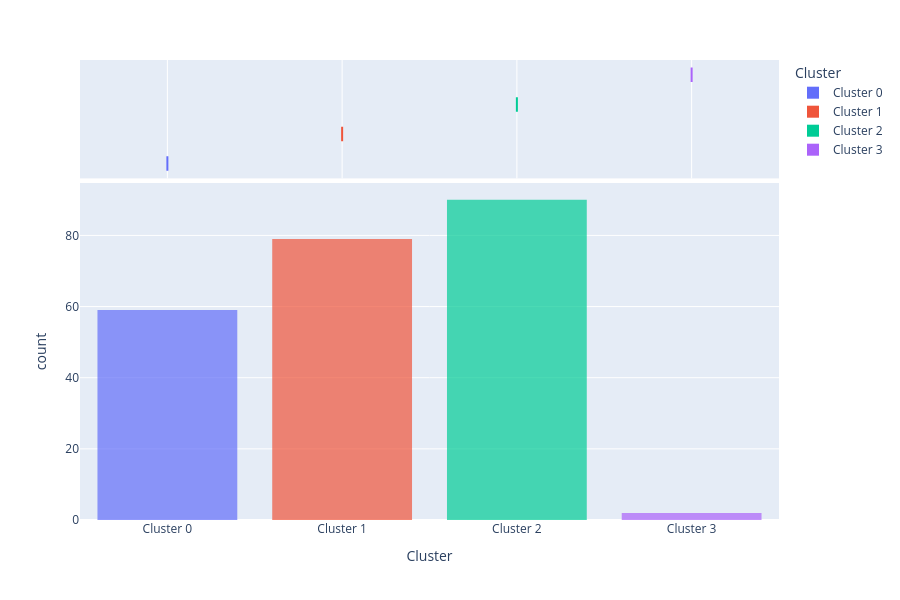

Notebook cell for this chart:
### Markdown cell above
métrica para avaliar os cluster, pelo silhouette

o cluster label 3 e 1 tem pouca densidade (poucos registros no valore de cluster, diminuindo o resultado com menores clusters)

### Code cell
plot_model(kmeans, plot = 'distribution')

### Figure 1 — Plotly figure (JSON) as saved in the notebook; plotly's stock layout.template omitted (floating-point values rounded to 4 significant figures; data arrays with more than 128 entries replaced by an {"elided": "..."} marker saying what was removed)
{"data": [{"alignmentgroup": "True", "bingroup": "x", "hovertemplate": "Cluster=%{x}<br>count=%{y}<extra></extra>", "legendgroup": "Cluster 0", "marker": {"color": "#636efa", "opacity": 0.7, "pattern": {"shape": ""}}, "name": "Cluster 0", "offsetgroup": "Cluster 0", "orientation": "v", "showlegend": true, "type": "histogram", "x": ["Cluster 0", "Cluster 0", "Cluster 0", "Cluster 0", "Cluster 0", "Cluster 0", "Cluster 0", "Cluster 0", "Cluster 0", "Cluster 0", "Cluster 0", "Cluster 0", "Cluster 0", "Cluster 0", "Cluster 0", "Cluster 0", "Cluster 0", "Cluster 0", "Cluster 0", "Cluster 0", "Cluster 0", "Cluster 0", "Cluster 0", "Cluster 0", "Cluster 0", "Cluster 0", "Cluster 0", "Cluster 0", "Cluster 0", "Cluster 0", "Cluster 0", "Cluster 0", "Cluster 0", "Cluster 0", "Cluster 0", "Cluster 0", "Cluster 0", "Cluster 0", "Cluster 0", "Cluster 0", "Cluster 0", "Cluster 0", "Cluster 0", "Cluster 0", "Cluster 0", "Cluster 0", "Cluster 0", "Cluster 0", "Cluster 0", "Cluster 0", "Cluster 0", "Cluster 0", "Cluster 0", "Cluster 0", "Cluster 0", "Cluster 0", "Cluster 0", "Cluster 0", "Cluster 0"], "xaxis": "x", "yaxis": "y"}, {"alignmentgroup": "True", "customdata": {"elided": "59x55 float values"}, "hovertemplate": "Cluster=%{x}<br>1961=%{customdata[0]}<br>1962=%{customdata[1]}<br>1963=%{customdata[2]}<br>1964=%{customdata[3]}<br>1965=%{customdata[4]}<br>1966=%{customdata[5]}<br>1967=%{customdata[6]}<br>1968=%{customdata[7]}<br>1969=%{customdata[8]}<br>1970=%{customdata[9]}<br>1971=%{customdata[10]}<br>1972=%{customdata[11]}<br>1973=%{customdata[12]}<br>1974=%{customdata[13]}<br>1975=%{customdata[14]}<br>1976=%{customdata[15]}<br>1977=%{customdata[16]}<br>1978=%{customdata[17]}<br>1979=%{customdata[18]}<br>1980=%{customdata[19]}<br>1981=%{customdata[20]}<br>1982=%{customdata[21]}<br>1983=%{customdata[22]}<br>1984=%{customdata[23]}<br>1985=%{customdata[24]}<br>1986=%{customdata[25]}<br>1987=%{customdata[26]}<br>1988=%{customdata[27]}<br>1989=%{customdata[28]}<br>1990=%{customdata[29]}<br>1991=%{customdata[30]}<br>1992=%{customdata[31]}<br>1993=%{customdata[32]}<br>1994=%{customdata[33]}<br>1995=%{customdata[34]}<br>1996=%{customdata[35]}<br>1997=%{customdata[36]}<br>1998=%{customdata[37]}<br>1999=%{customdata[38]}<br>2000=%{customdata[39]}<br>2001=%{customdata[40]}<br>2002=%{customdata[41]}<br>2003=%{customdata[42]}<br>2004=%{customdata[43]}<br>2005=%{customdata[44]}<br>2006=%{customdata[45]}<br>2007=%{customdata[46]}<br>2008=%{customdata[47]}<br>2009=%{customdata[48]}<br>2010=%{customdata[49]}<br>2011=%{customdata[50]}<br>2012=%{customdata[51]}<br>2013=%{customdata[52]}<br>2014=%{customdata[53]}<br>2015=%{customdata[54]}<extra></extra>", "legendgroup": "Cluster 0", "marker": {"color": "#636efa"}, "name": "Cluster 0", "notched": true, "offsetgroup": "Cluster 0", "showlegend": false, "type": "box", "x": ["Cluster 0", "Cluster 0", "Cluster 0", "Cluster 0", "Cluster 0", "Cluster 0", "Cluster 0", "Cluster 0", "Cluster 0", "Cluster 0", "Cluster 0", "Cluster 0", "Cluster 0", "Cluster 0", "Cluster 0", "Cluster 0", "Cluster 0", "Cluster 0", "Cluster 0", "Cluster 0", "Cluster 0", "Cluster 0", "Cluster 0", "Cluster 0", "Cluster 0", "Cluster 0", "Cluster 0", "Cluster 0", "Cluster 0", "Cluster 0", "Cluster 0", "Cluster 0", "Cluster 0", "Cluster 0", "Cluster 0", "Cluster 0", "Cluster 0", "Cluster 0", "Cluster 0", "Cluster 0", "Cluster 0", "Cluster 0", "Cluster 0", "Cluster 0", "Cluster 0", "Cluster 0", "Cluster 0", "Cluster 0", "Cluster 0", "Cluster 0", "Cluster 0", "Cluster 0", "Cluster 0", "Cluster 0", "Cluster 0", "Cluster 0", "Cluster 0", "Cluster 0", "Cluster 0"], "xaxis": "x2", "yaxis": "y2"}, {"alignmentgroup": "True", "bingroup": "x", "hovertemplate": "Cluster=%{x}<br>count=%{y}<extra></extra>", "legendgroup": "Cluster 1", "marker": {"color": "#EF553B", "opacity": 0.7, "pattern": {"shape": ""}}, "name": "Cluster 1", "offsetgroup": "Cluster 1", "orientation": "v", "showlegend": true, "type": "histogram", "x": ["Cluster 1", "Cluster 1", "Cluster 1", "Cluster 1", "Cluster 1", "Cluster 1", "Cluster 1", "Cluster 1", "Cluster 1", "Cluster 1", "Cluster 1", "Cluster 1", "Cluster 1", "Cluster 1", "Cluster 1", "Cluster 1", "Cluster 1", "Cluster 1", "Cluster 1", "Cluster 1", "Cluster 1", "Cluster 1", "Cluster 1", "Cluster 1", "Cluster 1", "Cluster 1", "Cluster 1", "Cluster 1", "Cluster 1", "Cluster 1", "Cluster 1", "Cluster 1", "Cluster 1", "Cluster 1", "Cluster 1", "Cluster 1", "Cluster 1", "Cluster 1", "Cluster 1", "Cluster 1", "Cluster 1", "Cluster 1", "Cluster 1", "Cluster 1", "Cluster 1", "Cluster 1", "Cluster 1", "Cluster 1", "Cluster 1", "Cluster 1", "Cluster 1", "Cluster 1", "Cluster 1", "Cluster 1", "Cluster 1", "Cluster 1", "Cluster 1", "Cluster 1", "Cluster 1", "Cluster 1", "Cluster 1", "Cluster 1", "Cluster 1", "Cluster 1", "Cluster 1", "Cluster 1", "Cluster 1", "Cluster 1", "Cluster 1", "Cluster 1", "Cluster 1", "Cluster 1", "Cluster 1", "Cluster 1", "Cluster 1", "Cluster 1", "Cluster 1", "Cluster 1", "Cluster 1"], "xaxis": "x", "yaxis": "y"}, {"alignmentgroup": "True", "customdata": {"elided": "79x55 float values"}, "hovertemplate": "Cluster=%{x}<br>1961=%{customdata[0]}<br>1962=%{customdata[1]}<br>1963=%{customdata[2]}<br>1964=%{customdata[3]}<br>1965=%{customdata[4]}<br>1966=%{customdata[5]}<br>1967=%{customdata[6]}<br>1968=%{customdata[7]}<br>1969=%{customdata[8]}<br>1970=%{customdata[9]}<br>1971=%{customdata[10]}<br>1972=%{customdata[11]}<br>1973=%{customdata[12]}<br>1974=%{customdata[13]}<br>1975=%{customdata[14]}<br>1976=%{customdata[15]}<br>1977=%{customdata[16]}<br>1978=%{customdata[17]}<br>1979=%{customdata[18]}<br>1980=%{customdata[19]}<br>1981=%{customdata[20]}<br>1982=%{customdata[21]}<br>1983=%{customdata[22]}<br>1984=%{customdata[23]}<br>1985=%{customdata[24]}<br>1986=%{customdata[25]}<br>1987=%{customdata[26]}<br>1988=%{customdata[27]}<br>1989=%{customdata[28]}<br>1990=%{customdata[29]}<br>1991=%{customdata[30]}<br>1992=%{customdata[31]}<br>1993=%{customdata[32]}<br>1994=%{customdata[33]}<br>1995=%{customdata[34]}<br>1996=%{customdata[35]}<br>1997=%{customdata[36]}<br>1998=%{customdata[37]}<br>1999=%{customdata[38]}<br>2000=%{customdata[39]}<br>2001=%{customdata[40]}<br>2002=%{customdata[41]}<br>2003=%{customdata[42]}<br>2004=%{customdata[43]}<br>2005=%{customdata[44]}<br>2006=%{customdata[45]}<br>2007=%{customdata[46]}<br>2008=%{customdata[47]}<br>2009=%{customdata[48]}<br>2010=%{customdata[49]}<br>2011=%{customdata[50]}<br>2012=%{customdata[51]}<br>2013=%{customdata[52]}<br>2014=%{customdata[53]}<br>2015=%{customdata[54]}<extra></extra>", "legendgroup": "Cluster 1", "marker": {"color": "#EF553B"}, "name": "Cluster 1", "notched": true, "offsetgroup": "Cluster 1", "showlegend": false, "type": "box", "x": ["Cluster 1", "Cluster 1", "Cluster 1", "Cluster 1", "Cluster 1", "Cluster 1", "Cluster 1", "Cluster 1", "Cluster 1", "Cluster 1", "Cluster 1", "Cluster 1", "Cluster 1", "Cluster 1", "Cluster 1", "Cluster 1", "Cluster 1", "Cluster 1", "Cluster 1", "Cluster 1", "Cluster 1", "Cluster 1", "Cluster 1", "Cluster 1", "Cluster 1", "Cluster 1", "Cluster 1", "Cluster 1", "Cluster 1", "Cluster 1", "Cluster 1", "Cluster 1", "Cluster 1", "Cluster 1", "Cluster 1", "Cluster 1", "Cluster 1", "Cluster 1", "Cluster 1", "Cluster 1", "Cluster 1", "Cluster 1", "Cluster 1", "Cluster 1", "Cluster 1", "Cluster 1", "Cluster 1", "Cluster 1", "Cluster 1", "Cluster 1", "Cluster 1", "Cluster 1", "Cluster 1", "Cluster 1", "Cluster 1", "Cluster 1", "Cluster 1", "Cluster 1", "Cluster 1", "Cluster 1", "Cluster 1", "Cluster 1", "Cluster 1", "Cluster 1", "Cluster 1", "Cluster 1", "Cluster 1", "Cluster 1", "Cluster 1", "Cluster 1", "Cluster 1", "Cluster 1", "Cluster 1", "Cluster 1", "Cluster 1", "Cluster 1", "Cluster 1", "Cluster 1", "Cluster 1"], "xaxis": "x2", "yaxis": "y2"}, {"alignmentgroup": "True", "bingroup": "x", "hovertemplate": "Cluster=%{x}<br>count=%{y}<extra></extra>", "legendgroup": "Cluster 2", "marker": {"color": "#00cc96", "opacity": 0.7, "pattern": {"shape": ""}}, "name": "Cluster 2", "offsetgroup": "Cluster 2", "orientation": "v", "showlegend": true, "type": "histogram", "x": ["Cluster 2", "Cluster 2", "Cluster 2", "Cluster 2", "Cluster 2", "Cluster 2", "Cluster 2", "Cluster 2", "Cluster 2", "Cluster 2", "Cluster 2", "Cluster 2", "Cluster 2", "Cluster 2", "Cluster 2", "Cluster 2", "Cluster 2", "Cluster 2", "Cluster 2", "Cluster 2", "Cluster 2", "Cluster 2", "Cluster 2", "Cluster 2", "Cluster 2", "Cluster 2", "Cluster 2", "Cluster 2", "Cluster 2", "Cluster 2", "Cluster 2", "Cluster 2", "Cluster 2", "Cluster 2", "Cluster 2", "Cluster 2", "Cluster 2", "Cluster 2", "Cluster 2", "Cluster 2", "Cluster 2", "Cluster 2", "Cluster 2", "Cluster 2", "Cluster 2", "Cluster 2", "Cluster 2", "Cluster 2", "Cluster 2", "Cluster 2", "Cluster 2", "Cluster 2", "Cluster 2", "Cluster 2", "Cluster 2", "Cluster 2", "Cluster 2", "Cluster 2", "Cluster 2", "Cluster 2", "Cluster 2", "Cluster 2", "Cluster 2", "Cluster 2", "Cluster 2", "Cluster 2", "Cluster 2", "Cluster 2", "Cluster 2", "Cluster 2", "Cluster 2", "Cluster 2", "Cluster 2", "Cluster 2", "Cluster 2", "Cluster 2", "Cluster 2", "Cluster 2", "Cluster 2", "Cluster 2", "Cluster 2", "Cluster 2", "Cluster 2", "Cluster 2", "Cluster 2", "Cluster 2", "Cluster 2", "Cluster 2", "Cluster 2", "Cluster 2"], "xaxis": "x", "yaxis": "y"}, {"alignmentgroup": "True", "customdata": {"elided": "90x55 float values"}, "hovertemplate": "Cluster=%{x}<br>1961=%{customdata[0]}<br>1962=%{customdata[1]}<br>1963=%{customdata[2]}<br>1964=%{customdata[3]}<br>1965=%{customdata[4]}<br>1966=%{customdata[5]}<br>1967=%{customdata[6]}<br>1968=%{customdata[7]}<br>1969=%{customdata[8]}<br>1970=%{customdata[9]}<br>1971=%{customdata[10]}<br>1972=%{customdata[11]}<br>1973=%{customdata[12]}<br>1974=%{customdata[13]}<br>1975=%{customdata[14]}<br>1976=%{customdata[15]}<br>1977=%{customdata[16]}<br>1978=%{customdata[17]}<br>1979=%{customdata[18]}<br>1980=%{customdata[19]}<br>1981=%{customdata[20]}<br>1982=%{customdata[21]}<br>1983=%{customdata[22]}<br>1984=%{customdata[23]}<br>1985=%{customdata[24]}<br>1986=%{customdata[25]}<br>1987=%{customdata[26]}<br>1988=%{customdata[27]}<br>1989=%{customdata[28]}<br>1990=%{customdata[29]}<br>1991=%{customdata[30]}<br>1992=%{customdata[31]}<br>1993=%{customdata[32]}<br>1994=%{customdata[33]}<br>1995=%{customdata[34]}<br>1996=%{customdata[35]}<br>1997=%{customdata[36]}<br>1998=%{customdata[37]}<br>1999=%{customdata[38]}<br>2000=%{customdata[39]}<br>2001=%{customdata[40]}<br>2002=%{customdata[41]}<br>2003=%{customdata[42]}<br>2004=%{customdata[43]}<br>2005=%{customdata[44]}<br>2006=%{customdata[45]}<br>2007=%{customdata[46]}<br>2008=%{customdata[47]}<br>2009=%{customdata[48]}<br>2010=%{customdata[49]}<br>2011=%{customdata[50]}<br>2012=%{customdata[51]}<br>2013=%{customdata[52]}<br>2014=%{customdata[53]}<br>2015=%{customdata[54]}<extra></extra>", "legendgroup": "Cluster 2", "marker": {"color": "#00cc96"}, "name": "Cluster 2", "notched": true, "offsetgroup": "Cluster 2", "showlegend": false, "type": "box", "x": ["Cluster 2", "Cluster 2", "Cluster 2", "Cluster 2", "Cluster 2", "Cluster 2", "Cluster 2", "Cluster 2", "Cluster 2", "Cluster 2", "Cluster 2", "Cluster 2", "Cluster 2", "Cluster 2", "Cluster 2", "Cluster 2", "Cluster 2", "Cluster 2", "Cluster 2", "Cluster 2", "Cluster 2", "Cluster 2", "Cluster 2", "Cluster 2", "Cluster 2", "Cluster 2", "Cluster 2", "Cluster 2", "Cluster 2", "Cluster 2", "Cluster 2", "Cluster 2", "Cluster 2", "Cluster 2", "Cluster 2", "Cluster 2", "Cluster 2", "Cluster 2", "Cluster 2", "Cluster 2", "Cluster 2", "Cluster 2", "Cluster 2", "Cluster 2", "Cluster 2", "Cluster 2", "Cluster 2", "Cluster 2", "Cluster 2", "Cluster 2", "Cluster 2", "Cluster 2", "Cluster 2", "Cluster 2", "Cluster 2", "Cluster 2", "Cluster 2", "Cluster 2", "Cluster 2", "Cluster 2", "Cluster 2", "Cluster 2", "Cluster 2", "Cluster 2", "Cluster 2", "Cluster 2", "Cluster 2", "Cluster 2", "Cluster 2", "Cluster 2", "Cluster 2", "Cluster 2", "Cluster 2", "Cluster 2", "Cluster 2", "Cluster 2", "Cluster 2", "Cluster 2", "Cluster 2", "Cluster 2", "Cluster 2", "Cluster 2", "Cluster 2", "Cluster 2", "Cluster 2", "Cluster 2", "Cluster 2", "Cluster 2", "Cluster 2", "Cluster 2"], "xaxis": "x2", "yaxis": "y2"}, {"alignmentgroup": "True", "bingroup": "x", "hovertemplate": "Cluster=%{x}<br>count=%{y}<extra></extra>", "legendgroup": "Cluster 3", "marker": {"color": "#ab63fa", "opacity": 0.7, "pattern": {"shape": ""}}, "name": "Cluster 3", "offsetgroup": "Cluster 3", "orientation": "v", "showlegend": true, "type": "histogram", "x": ["Cluster 3", "Cluster 3"], "xaxis": "x", "yaxis": "y"}, {"alignmentgroup": "True", "customdata": [[8.206, 8.992, 9.274, 9.051, 8.594, 8.084, 7.751, 7.684, 7.905, 8.225, 8.683, 8.924, 8.618, 7.77, 6.759, 5.577, 4.837, 5.155, 6.661, 8.617, 10.33, 11.12, 10.93, 9.849, 8.367, 7.088, 6.087, 5.039, 3.933, 2.856, 1.796, 0.9344, 0.4995, 0.6197, 1.172, 2.141, 3.144, 3.79, 3.936, 3.919, 3.358, 3.312, 5.187, 9.138, 13.38, 16.64, 17.62, 16.39, 13.59, 10.4, 7.627, 5.622, 4.162, 3.313, 2.872], [8.655, 10.57, 10.94, 9.881, 8.391, 6.913, 6.434, 7.582, 10.37, 13.56, 15.59, 16.36, 16.66, 16.6, 16.17, 15.78, 15.02, 13.51, 11.4, 9.212, 7.238, 5.808, 5.029, 4.968, 5.335, 5.763, 5.999, 6.061, 5.907, 5.64, 5.464, 5.384, 5.251, 5.059, 4.879, 4.88, 5.037, 5.201, 5.356, 5.594, 5.353, 5.331, 6.605, 9.219, 11.98, 14.31, 15.03, 13.81, 11.04, 7.787, 4.751, 2.463, 0.9719, 0.5093, 0.7765]], "hovertemplate": "Cluster=%{x}<br>1961=%{customdata[0]}<br>1962=%{customdata[1]}<br>1963=%{customdata[2]}<br>1964=%{customdata[3]}<br>1965=%{customdata[4]}<br>1966=%{customdata[5]}<br>1967=%{customdata[6]}<br>1968=%{customdata[7]}<br>1969=%{customdata[8]}<br>1970=%{customdata[9]}<br>1971=%{customdata[10]}<br>1972=%{customdata[11]}<br>1973=%{customdata[12]}<br>1974=%{customdata[13]}<br>1975=%{customdata[14]}<br>1976=%{customdata[15]}<br>1977=%{customdata[16]}<br>1978=%{customdata[17]}<br>1979=%{customdata[18]}<br>1980=%{customdata[19]}<br>1981=%{customdata[20]}<br>1982=%{customdata[21]}<br>1983=%{customdata[22]}<br>1984=%{customdata[23]}<br>1985=%{customdata[24]}<br>1986=%{customdata[25]}<br>1987=%{customdata[26]}<br>1988=%{customdata[27]}<br>1989=%{customdata[28]}<br>1990=%{customdata[29]}<br>1991=%{customdata[30]}<br>1992=%{customdata[31]}<br>1993=%{customdata[32]}<br>1994=%{customdata[33]}<br>1995=%{customdata[34]}<br>1996=%{customdata[35]}<br>1997=%{customdata[36]}<br>1998=%{customdata[37]}<br>1999=%{customdata[38]}<br>2000=%{customdata[39]}<br>2001=%{customdata[40]}<br>2002=%{customdata[41]}<br>2003=%{customdata[42]}<br>2004=%{customdata[43]}<br>2005=%{customdata[44]}<br>2006=%{customdata[45]}<br>2007=%{customdata[46]}<br>2008=%{customdata[47]}<br>2009=%{customdata[48]}<br>2010=%{customdata[49]}<br>2011=%{customdata[50]}<br>2012=%{customdata[51]}<br>2013=%{customdata[52]}<br>2014=%{customdata[53]}<br>2015=%{customdata[54]}<extra></extra>", "legendgroup": "Cluster 3", "marker": {"color": "#ab63fa"}, "name": "Cluster 3", "notched": true, "offsetgroup": "Cluster 3", "showlegend": false, "type": "box", "x": ["Cluster 3", "Cluster 3"], "xaxis": "x2", "yaxis": "y2"}], "layout": {"barmode": "relative", "height": 600, "legend": {"title": {"text": "Cluster"}, "tracegroupgap": 0}, "margin": {"t": 60}, "xaxis": {"anchor": "y", "categoryarray": ["Cluster 0", "Cluster 1", "Cluster 2", "Cluster 3"], "categoryorder": "array", "domain": [0, 1], "title": {"text": "Cluster"}}, "xaxis2": {"anchor": "y2", "domain": [0, 1], "matches": "x", "showgrid": true, "showticklabels": false}, "yaxis": {"anchor": "x", "domain": [0, 0.7326], "title": {"text": "count"}}, "yaxis2": {"anchor": "x2", "domain": [0.7426, 1], "matches": "y2", "showgrid": false, "showline": false, "showticklabels": false, "ticks": ""}}}
